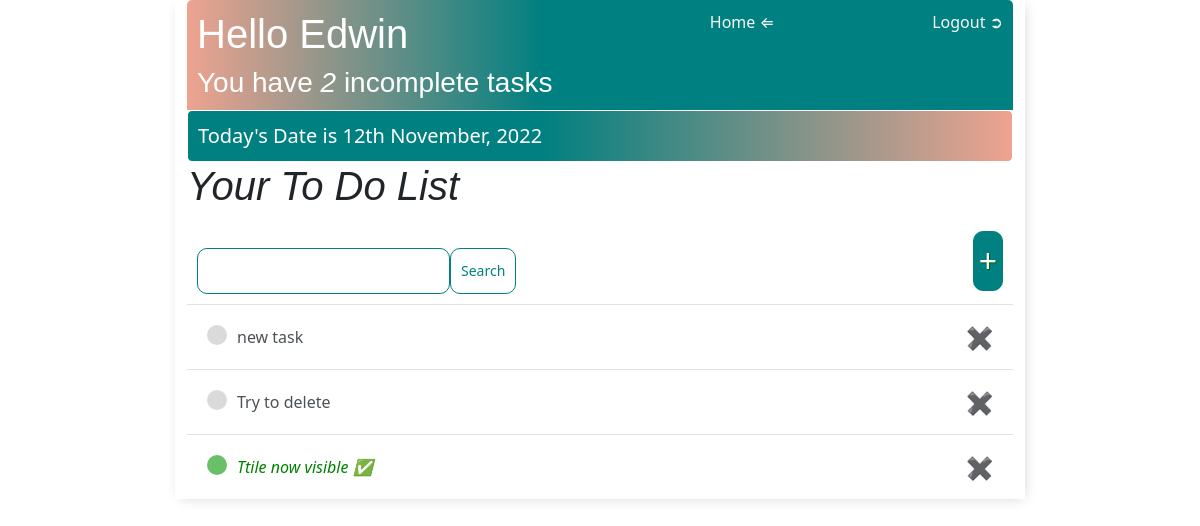
The app's page / (signed in) with its own data.
### app/models.py (models this page shows, shortened)
class Task(models.Model):
    user = models.ForeignKey(
        User, on_delete=models.CASCADE, null=True, blank=True)
    title = models.CharField(max_length=200)
    description = models.TextField(null=True, blank=True)
    complete = models.BooleanField(default=False)
    created = models.DateTimeField(auto_now_add=True)
    class Meta:
        ordering = ['complete']

### app/views.py (the view)
# urls.py: path('', TaskList.as_view(), name='tasks'),
class TaskList(LoginRequiredMixin, ListView):
    model = Task
    context_object_name = 'tasks'
    def get_context_data(self, **kwargs):
        context = super().get_context_data(**kwargs)
        context['tasks'] = context['tasks'].filter(user=self.request.user)
        context['count'] = context['tasks'].filter(complete=False).count()
        search_input = self.request.GET.get('search-area') or ''
        if search_input:
            context['tasks'] = context['tasks'].filter(
                title__icontains=search_input)
            context['search_input'] = search_input
        return context

### app/templates/app/task_list.html
{%extends 'app/main.html'%} {% block title %}{% endblock %} {%block content%}
<div class="header">
  <div>
    <h1>Hello {{request.user|title}}</h1>
    <h3 style="margin: 0">
      You have <i>{{count}}</i> incomplete task{{ count|pluralize:"s" }}
    </h3>
  </div>
  {%if request.user.is_authenticated%}
  <a href="{% url 'profile' %}">Home &#8656;</a>
  <a href="{% url 'logout' %}">Logout &#10162;</a>
  {%else%}
  <a href="{% url 'login' %}">Login</a>
  {%endif%}
</div>
<div class="small">Today's Date is{% now " jS F, Y " %}</div>
<h1><i>Your To Do List {{color}}</i></h1>
<div id="search-add-wrapper">
  <form method="GET" style="display: flex; margin-top: 20px">
    <input type="text" name="search-area" value="{{search_input}}" />
    <input class="button" type="submit" value="Search" />
  </form>
  <a id="add-task-link" href="{% url 'task-create' %}">&#43;</a>
</div>
<div class="task-items-container">
  {% for task in tasks %}
  <div class="task-wrapper">
    {% if task.complete %}
    <div class="task-title">
      <div class="task-complete-icon"></div>
      <i
        ><a href="{% url 'task-update' task.id %}" style="color: #008000" ;
          >{{task.title}} <span>&#9989;</a
        ></i
      >
    </div>
    <a class="delete-task-link" href="{% url 'task-delete'  task.id%}"
      >&#10006;</a
    >
    {% else %}
    <div class="task-title">
      <div class="task-incomplete-icon"></div>
      <a href="{% url 'task-update' task.id %}">{{task.title}}</a>
    </div>
    <a class="delete-task-link" href="{% url 'task-delete'  task.id%}"
      >&#10006;</a
    >
    {% endif %}
  </div>
  {%empty%}
  <h3>No items in list</h3>
  {%endfor%}
</div>
{%endblock%}

### app/templates/app/main.html (style rules this page uses)
h1, h2, h3, h4, h5, h6 { font-family: "Raleway", sans-serif; }
a, p { color: #4b5156; }
.header { display: flex; justify-content: space-between; color: #fff; padding: 10px; border-radius: 5px 5px 0 0; background: linear-gradient( 90deg, #eea390 0%, #008080 43%, #008080 100% ); }
.header a { color: rgb(247, 247, 247); text-decoration: none; }
.task-wrapper { display: flex; justify-content: space-between; align-items: center; padding: 20px; background-color: #fff; border-top: 1px solid rgb(226, 226, 226); }
.task-title { display: flex; }
.task-title a { text-decoration: none; color: #4b5156; margin-left: 10px; }
.task-complete-icon { height: 20px; width: 20px; background-color: rgb(105, 192, 105); border-radius: 50%; }
.task-incomplete-icon { height: 20px; width: 20px; background-color: rgb(218, 218, 218); border-radius: 50%; }
.delete-task-link { text-decoration: none; font-weight: 900; font-size: 22px; color: #ff0000; line-height: 0; }
#search-add-wrapper { display: flex; justify-content: space-between; align-items: center; padding: 10px; }
#add-task-link { color: #fff; text-decoration: none; font-size: 32px; text-shadow: 1px 1px #006400; border: 1px solid #008080; border-radius: 10px; background-color: #008080; padding: 5px; }
input[type="text"], input[type="password"], textarea { border: 1px solid #008080; border-radius: 10px; padding: 10px; width: 90%; }
.button { border: 1px solid #008080; border-radius: 10px; background-color: #fff; color: #008080; padding: 10px; font-size: 14px; cursor: pointer; text-decoration: none; }
.small { padding: 10px; display: flex; justify-content: space-between; font-size: 20px; background: linear-gradient( 90deg, #008080 0%, #008080 43%, #eea390 100% ); color: #fff; border: 1px solid #fff; border-radius: 5px 5px 5px 5px; }

### records on screen
Task: title "new task"
Task: title "Try to delete"
Task: title "Ttile now visible"

### other values on screen
{{ request.user|title }} "Edwin"
{{ count }} "2"
